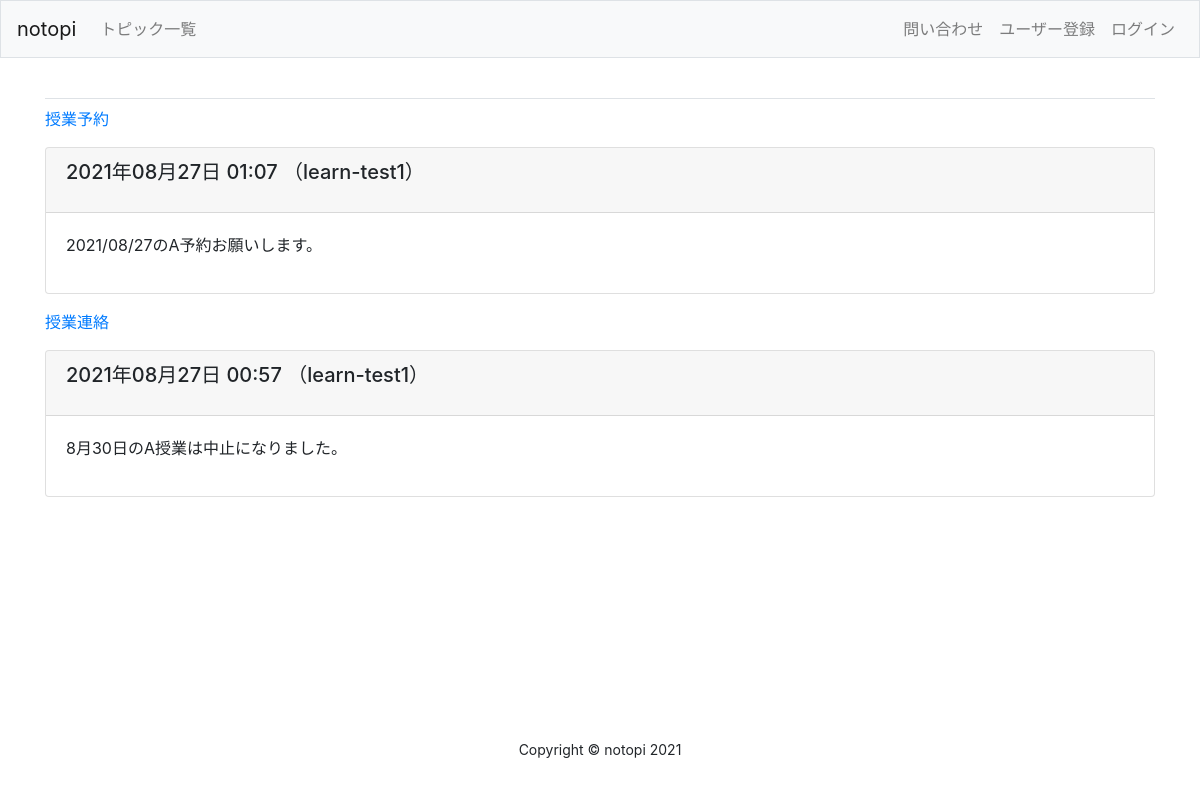
The page /users/entries/2/ on the database its author committed.
### learning_logs/models.py (models this page shows, shortened)
class Entry(models.Model):
	topic = models.ForeignKey(Topic, on_delete=models.CASCADE)
	text = models.TextField()
	date_added = models.DateTimeField(auto_now_add=True)
	owner = models.ForeignKey(User, on_delete=models.CASCADE)#add
	class Meta:
		verbose_name_plural = 'entries'

class Topic(models.Model):
	text = models.CharField(max_length=200)
	date_added = models.DateTimeField(auto_now_add=True)
	owner = models.ForeignKey(User, on_delete=models.CASCADE)
	def __str__(self):
		return self.text

### users/views.py (the view)
# urls.py: path('entries/<int:user_id>/', views.user_entries, name='user_entries'),
def user_entries(request, user_id):
	user = User.objects.get(id=user_id)
	entries = user.entry_set.order_by('-date_added')
	context = {'entries': entries}
	return render(request, 'users/user_entries.html', context)

### users/templates/users/user_entries.html (shortened to what this page needs)
{% extends "learning_logs/base.html" %}
{% block content %}
	{% for entry in entries %}
	<p><a href="{% url 'learning_logs:topic_child' entry.topic.id %}">{{entry.topic}}</a></p>
	<div class="card mb-3">
		<h5 class="card-header">
			<p>{{ entry.date_added|date:'Y年m月d日 H:i' }} （{{entry.owner}}</a>）</p>
		</h5>
		<div class="card-body">{{ entry.text|linebreaks }}</div>
	</div>
	{% empty %}
		<p>まだ記事がありません。</p>
	{% endfor %}
{% endblock content%}

### static/css/mystyle.css (style rules this page uses)
body, #wrapper { display: flex; flex-direction: column; min-height: 95vh; }

### rows shown on the page
Entry: topic "授業予約", date_added "2021年08月27日 01:07", owner "learn-test1", text "2021/08/27のA予約お願いします。"
Entry: topic "授業連絡", date_added "2021年08月27日 00:57", owner "learn-test1", text "8月30日のA授業は中止になりました。"
